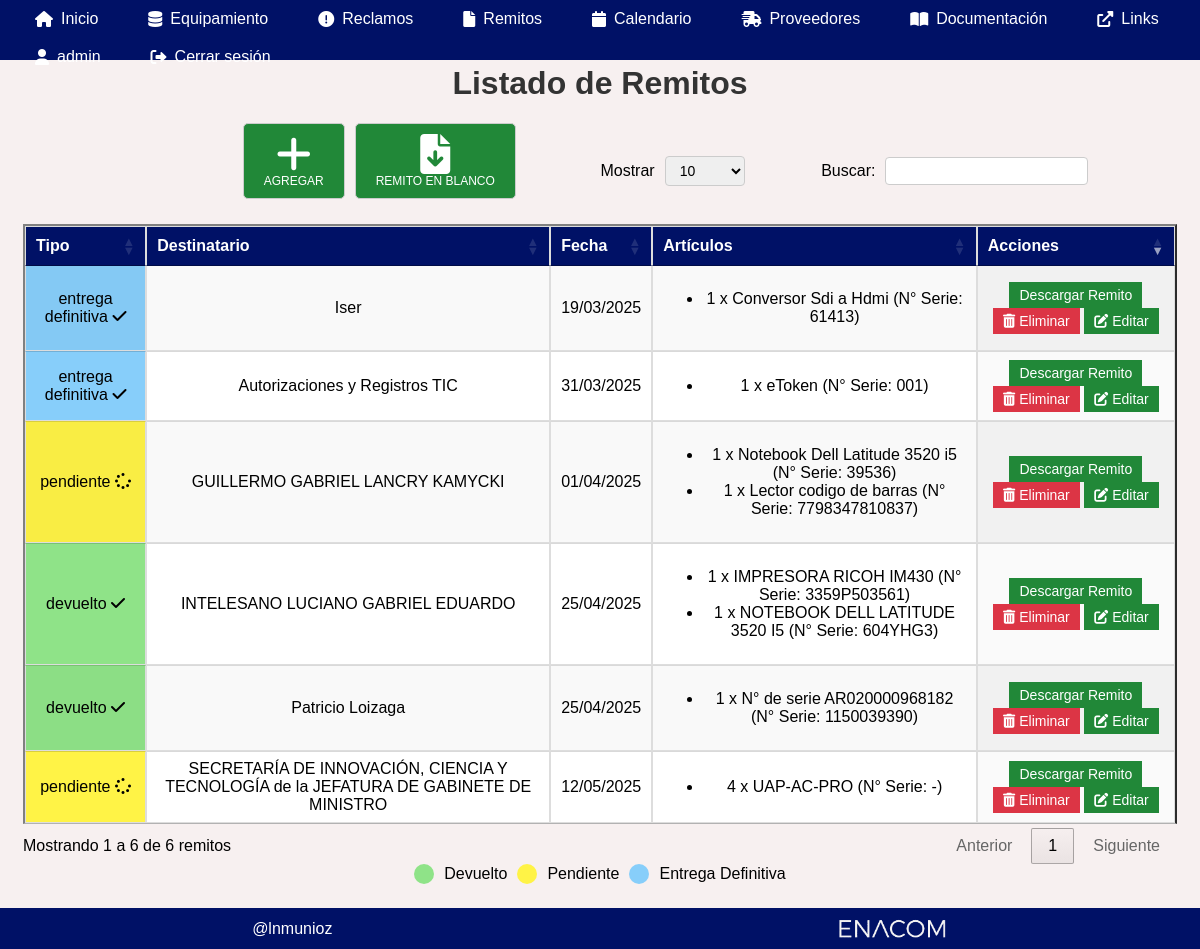
The app's page /remitos (signed in) with its own data.
### models.py (models this page shows)
class Remito(db.Model):
    id = db.Column(db.Integer, primary_key=True)
    tipo_remito = db.Column(db.String(50), nullable=False)
    remitente = db.Column(db.String(50), nullable=False)
    destinatario = db.Column(db.String(50), nullable=False)
    fecha = db.Column(db.Date, nullable=False)
    observacion = db.Column(db.String(200))
    estado = db.Column(db.String(50), nullable=False)
    archivo_remito = db.Column(db.String(200))
    articulos = db.relationship('ArticuloRemito', backref='remito', lazy=True)  # Relación con los artículos

class ArticuloRemito(db.Model):
    id = db.Column(db.Integer, primary_key=True)
    remito_id = db.Column(db.Integer, db.ForeignKey('remito.id'), nullable=False)
    cantidad = db.Column(db.Integer, nullable=False)
    numero_serie = db.Column(db.String(50), nullable=False)
    descripcion = db.Column(db.String(50), nullable=False)
    observacion = db.Column(db.String(200))

### routes/remitos.py (the view)
@remitos_bp.route('/remitos')
@login_required
def remitos():
    remitos = Remito.query.all()
    return render_template('remitos.html', remitos=remitos)

### app2.py (called while the page is built)
@login_manager.user_loader
def load_user(user_id):
    return User.query.get(int(user_id))

### templates/remitos.html (shortened to what this page needs)
{% extends "index.html" %}
{% block content %}
<h1>Listado de Remitos</h1>
<div class="filtros-container">
    <button id="btn-agregar" onclick="abrirVentana('{{ url_for('remitos.nuevo_remito') }}')">
        <i class="fas fa-plus"></i>
        <span>AGREGAR</span>
    </button>
    <button id="btn-agregar" onclick="window.location.href='{{ url_for('remitos.descargar', id=0) }}'">
        <i class="fas fa-file-download"></i>
        <span>REMITO EN BLANCO</span>
    </button>
</div>
<table id="tabla-remitos" class="display" border="2">
    <thead>
        <tr>
            <th>Tipo</th>
            <th>Destinatario</th>
            <th>Fecha</th>
            <th>Artículos</th>
            <th>Acciones</th>
        </tr>
    </thead>
    <tbody>
        {% for remito in remitos %}
        <tr>
            <td class="
                {% if remito.estado == 'pendiente' %}estado-en-espera
                {% elif remito.estado == 'devuelto' %}estado-resuelto
                {% elif remito.estado == 'entrega definitiva' %}estado-entrega-definitiva
                {% endif %}
            ">
                {{ remito.estado }}
                <i class="
                    {% if remito.estado == 'pendiente' %}fa fa-spinner
                    {% elif remito.estado == 'devuelto' %}fa fa-check
                    {% elif remito.estado == 'entrega definitiva' %}fa fa-check
                    {% endif %}
                "></i>
            </td>
            <td>{{ remito.destinatario }}</td>
            <td>{{ remito.fecha.strftime('%d/%m/%Y') if remito.fecha else 'Sin fecha' }}</td>
            <td>
                <ul>
                    {% for articulo in remito.articulos %}
                    <li>{{ articulo.cantidad }} x {{ articulo.descripcion }} (N° Serie: {{ articulo.numero_serie }})</li>
                    {% endfor %}
                </ul>
            </td>
            <td>
                <form action="{{ url_for('remitos.descargar', id=remito.id) }}" method="get" style="display:inline;">
                    <button type="submit">Descargar Remito</button>
                </form>
                <form id="eliminarForm{{ remito.id }}" action="/eliminar_remito/{{ remito.id }}" method="post"
                    style="display:inline;">
                    <button type="button" class="eliminar" onclick="confirmarEliminacion({{ remito.id }})"><i class="fas fa-trash-alt"></i> Eliminar</button>
                </form>
                <button type="button" onclick="abrirVentana('{{ url_for('remitos.editar_remito', id=remito.id) }}')"><i class="fas fa-edit"></i> Editar</button>
            </td>
        </tr>
        {% endfor %}
    </tbody>
</table>
<div class="estado-leyenda">
    <span class="estado estado-resuelto"></span> <span>Devuelto</span>
    <span class="estado estado-en-espera"></span> <span>Pendiente</span>
    <span class="estado estado-entrega-definitiva"></span> <span>Entrega Definitiva</span>
</div>
{% endblock %}

### static/styles.css (style rules this page uses)
body { font-family: Arial, sans-serif; background-color: #f7f0f0; text-align: center; max-width: 100%; overflow-x: hidden; }
h1 { color: #333; }
table { width: 100%; margin: 20px auto; border-collapse: collapse; background: white; min-width: 600px; }
th, td { border: 1px solid #ddd; padding: 10px; }
th { background: #001166; color: white; }
button { background: #218838; font-size: 14px; color: white; border: none; padding: 5px 10px; cursor: pointer; }
button.eliminar { background: #dc3545; color: white; border: none; padding: 5px 10px; cursor: pointer; }
form { margin-bottom: 20px; }
.estado-en-espera { background-color: #fff346; color: #000; }
.estado-resuelto { background-color: #8fe388; color: #000; }
.estado-entrega-definitiva { background-color: #87CEFA; color: #000; }
.estado-leyenda { display: flex; align-items: center; gap: 10px; margin-bottom: 20px; }
.estado { width: 20px; height: 20px; border-radius: 50%; display: inline-block; }
#btn-agregar { display: inline-flex; flex-direction: column; align-items: center; justify-content: center; padding: 10px 20px; background-color: #218838; color: white; text-decoration: none; border-radius: 5px; font-family: Arial, sans-serif; font-size: 20px; margin-bottom: 20px; transition: background-color 0.3s ease; }
#btn-agregar i { font-size: 40px; }
#btn-agregar span { font-size: 12px; }
.filtros-container { display: flex; align-items: center; gap: 10px; margin-bottom: 5px; }
.filtros-container button, .filtros-container select, .filtros-container input { padding: 5px 10px; border: 1px solid #ccc; border-radius: 4px; font-size: 14px; }
.content h1 { margin-top: 20px; }

### records on screen
Remito: estado "entrega definitiva", destinatario "Iser", fecha "19/03/2025"
ArticuloRemito: cantidad "1", descripcion "Conversor Sdi a Hdmi", numero_serie "61413"
Remito: estado "entrega definitiva", destinatario "Autorizaciones y Registros TIC", fecha "31/03/2025"
ArticuloRemito: cantidad "1", descripcion "eToken", numero_serie "001"
Remito: estado "pendiente", destinatario "GUILLERMO GABRIEL LANCRY KAMYCKI", fecha "01/04/2025"
ArticuloRemito: cantidad "1", descripcion "Notebook Dell Latitude 3520 i5", numero_serie "39536"
ArticuloRemito: cantidad "1", descripcion "Lector codigo de barras", numero_serie "7798347810837"
Remito: estado "devuelto", destinatario "INTELESANO LUCIANO GABRIEL EDUARDO", fecha "25/04/2025"
ArticuloRemito: cantidad "1", descripcion "IMPRESORA RICOH IM430", numero_serie "3359P503561"
ArticuloRemito: cantidad "1", descripcion "NOTEBOOK DELL LATITUDE 3520 I5", numero_serie "604YHG3"
Remito: estado "devuelto", destinatario "Patricio Loizaga", fecha "25/04/2025"
ArticuloRemito: cantidad "1", descripcion "N° de serie AR020000968182", numero_serie "1150039390"
Remito: estado "pendiente", destinatario "SECRETARÍA DE INNOVACIÓN, CIENCIA Y TECNOLOGÍA de la JEFATURA DE GABINETE DE MINISTRO", fecha "12/05/2025"
ArticuloRemito: cantidad "4", descripcion "UAP-AC-PRO", numero_serie "-"

### other values on screen
{{ session['username'] if 'username' in session else 'Perfil' }} "admin"
